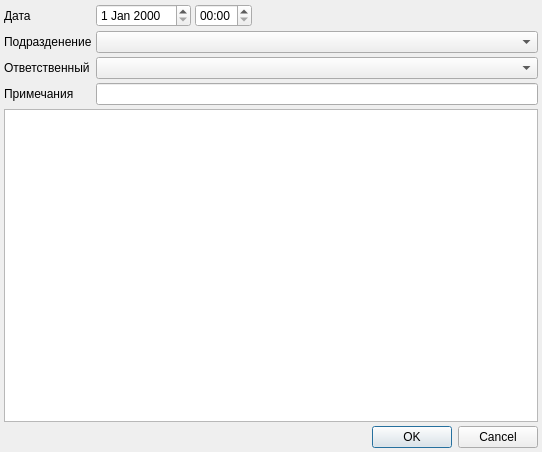
<?xml version="1.0" encoding="UTF-8"?>
<ui version="4.0">
 <class>InventoryDialog</class>
 <widget class="QDialog" name="InventoryDialog">
  <property name="geometry">
   <rect>
    <x>0</x>
    <y>0</y>
    <width>542</width>
    <height>452</height>
   </rect>
  </property>
  <property name="windowTitle">
   <string>Акт инвентаризации ЛСиИМН</string>
  </property>
  <layout class="QGridLayout" name="gridLayout">
   <property name="margin">
    <number>4</number>
   </property>
   <property name="spacing">
    <number>4</number>
   </property>
   <item row="0" column="0">
    <widget class="QLabel" name="lblDate">
     <property name="sizePolicy">
      <sizepolicy hsizetype="Maximum" vsizetype="Preferred">
       <horstretch>0</horstretch>
       <verstretch>0</verstretch>
      </sizepolicy>
     </property>
     <property name="text">
      <string>Дата</string>
     </property>
     <property name="buddy">
      <cstring>edtDate</cstring>
     </property>
    </widget>
   </item>
   <item row="0" column="1">
    <widget class="CDateEdit" name="edtDate">
     <property name="sizePolicy">
      <sizepolicy hsizetype="Maximum" vsizetype="Fixed">
       <horstretch>0</horstretch>
       <verstretch>0</verstretch>
      </sizepolicy>
     </property>
    </widget>
   </item>
   <item row="0" column="2">
    <widget class="QTimeEdit" name="edtTime">
     <property name="sizePolicy">
      <sizepolicy hsizetype="Maximum" vsizetype="Fixed">
       <horstretch>0</horstretch>
       <verstretch>0</verstretch>
      </sizepolicy>
     </property>
     <property name="displayFormat">
      <string>HH:mm</string>
     </property>
    </widget>
   </item>
   <item row="2" column="0">
    <widget class="QLabel" name="lblSupplier">
     <property name="sizePolicy">
      <sizepolicy hsizetype="Maximum" vsizetype="Preferred">
       <horstretch>0</horstretch>
       <verstretch>0</verstretch>
      </sizepolicy>
     </property>
     <property name="text">
      <string>Подразденение</string>
     </property>
     <property name="buddy">
      <cstring>cmbSupplier</cstring>
     </property>
    </widget>
   </item>
   <item row="2" column="1" colspan="3">
    <widget class="CStorageComboBox" name="cmbSupplier">
     <property name="sizePolicy">
      <sizepolicy hsizetype="Expanding" vsizetype="Fixed">
       <horstretch>0</horstretch>
       <verstretch>0</verstretch>
      </sizepolicy>
     </property>
    </widget>
   </item>
   <item row="4" column="0">
    <widget class="QLabel" name="lblNote">
     <property name="text">
      <string>Примечания</string>
     </property>
     <property name="buddy">
      <cstring>edtNote</cstring>
     </property>
    </widget>
   </item>
   <item row="4" column="1" colspan="3">
    <widget class="QLineEdit" name="edtNote"/>
   </item>
   <item row="5" column="0" colspan="4">
    <widget class="CInDocTableView" name="tblItems">
     <property name="sizePolicy">
      <sizepolicy hsizetype="Preferred" vsizetype="Expanding">
       <horstretch>0</horstretch>
       <verstretch>0</verstretch>
      </sizepolicy>
     </property>
    </widget>
   </item>
   <item row="6" column="0" colspan="4">
    <widget class="QDialogButtonBox" name="buttonBox">
     <property name="orientation">
      <enum>Qt::Horizontal</enum>
     </property>
     <property name="standardButtons">
      <set>QDialogButtonBox::Cancel|QDialogButtonBox::Ok</set>
     </property>
    </widget>
   </item>
   <item row="3" column="1" colspan="3">
    <widget class="CPersonComboBoxEx" name="cmbSupplierPerson">
     <property name="sizePolicy">
      <sizepolicy hsizetype="Expanding" vsizetype="Fixed">
       <horstretch>0</horstretch>
       <verstretch>0</verstretch>
      </sizepolicy>
     </property>
    </widget>
   </item>
   <item row="3" column="0">
    <widget class="QLabel" name="lblSupplierPerson">
     <property name="text">
      <string>Ответственный</string>
     </property>
     <property name="buddy">
      <cstring>cmbSupplierPerson</cstring>
     </property>
    </widget>
   </item>
  </layout>
 </widget>
 <customwidgets>
  <customwidget>
   <class>CDateEdit</class>
   <extends>QDateEdit</extends>
   <header>library/DateEdit.h</header>
  </customwidget>
  <customwidget>
   <class>CStorageComboBox</class>
   <extends>QComboBox</extends>
   <header>Orgs/OrgStructComboBoxes.h</header>
  </customwidget>
  <customwidget>
   <class>CInDocTableView</class>
   <extends>QTableView</extends>
   <header>library/InDocTable.h</header>
  </customwidget>
  <customwidget>
   <class>CPersonComboBoxEx</class>
   <extends>QComboBox</extends>
   <header>Orgs/PersonComboBoxEx.h</header>
  </customwidget>
 </customwidgets>
 <tabstops>
  <tabstop>edtDate</tabstop>
  <tabstop>edtTime</tabstop>
  <tabstop>cmbSupplier</tabstop>
  <tabstop>cmbSupplierPerson</tabstop>
  <tabstop>edtNote</tabstop>
  <tabstop>tblItems</tabstop>
  <tabstop>buttonBox</tabstop>
 </tabstops>
 <resources/>
 <connections>
  <connection>
   <sender>buttonBox</sender>
   <signal>accepted()</signal>
   <receiver>InventoryDialog</receiver>
   <slot>accept()</slot>
   <hints>
    <hint type="sourcelabel">
     <x>252</x>
     <y>447</y>
    </hint>
    <hint type="destinationlabel">
     <x>157</x>
     <y>274</y>
    </hint>
   </hints>
  </connection>
  <connection>
   <sender>buttonBox</sender>
   <signal>rejected()</signal>
   <receiver>InventoryDialog</receiver>
   <slot>reject()</slot>
   <hints>
    <hint type="sourcelabel">
     <x>320</x>
     <y>447</y>
    </hint>
    <hint type="destinationlabel">
     <x>286</x>
     <y>274</y>
    </hint>
   </hints>
  </connection>
 </connections>
</ui>
